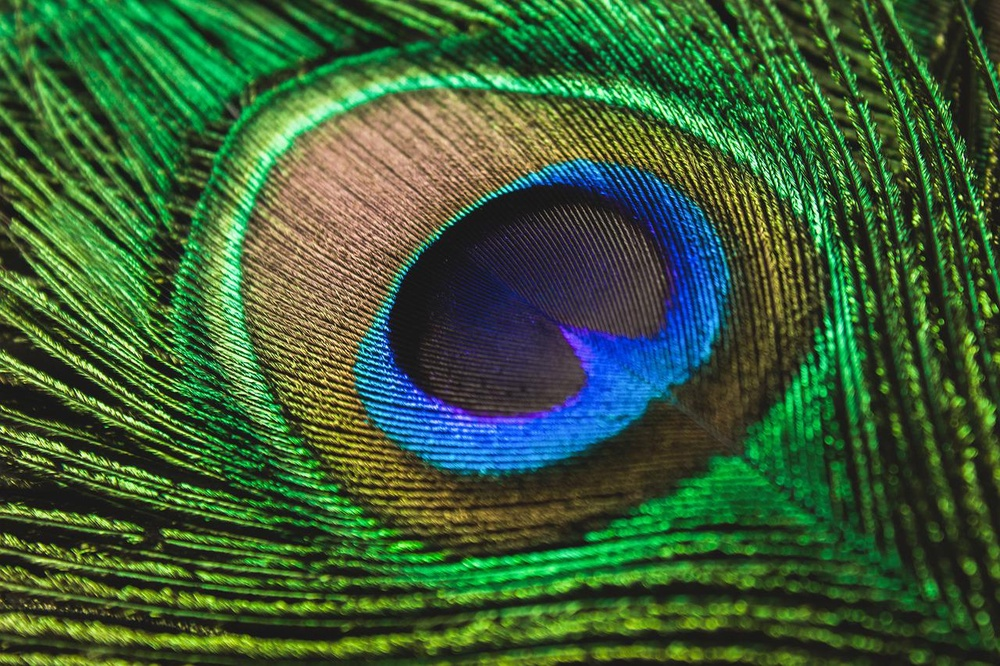
#> input picture DIP_Lab/Assignment-5/pea.jpg, 1000 x 666 px, shrunk from 1280 x 853 before the run, found by its file name
$ python test.py
#> lines starting #> are read from the running program, lines starting #| are printed output that depends on the picture; after the words box and inside, x2 and y2 are one past the last pixel; in counts of white or black regions, pixels touching at a corner belong together
from random import randrange
import matplotlib.pyplot as plt
import cv2
def main():
    img  = plt.imread('G:/4y1s/DIP_Lab/Assignment-5/pea.jpg')
#> img is the input picture: shape (666, 1000, 3); mean R, G, B 58.8, 93, 54.6
    red = img[ :, :, 0]
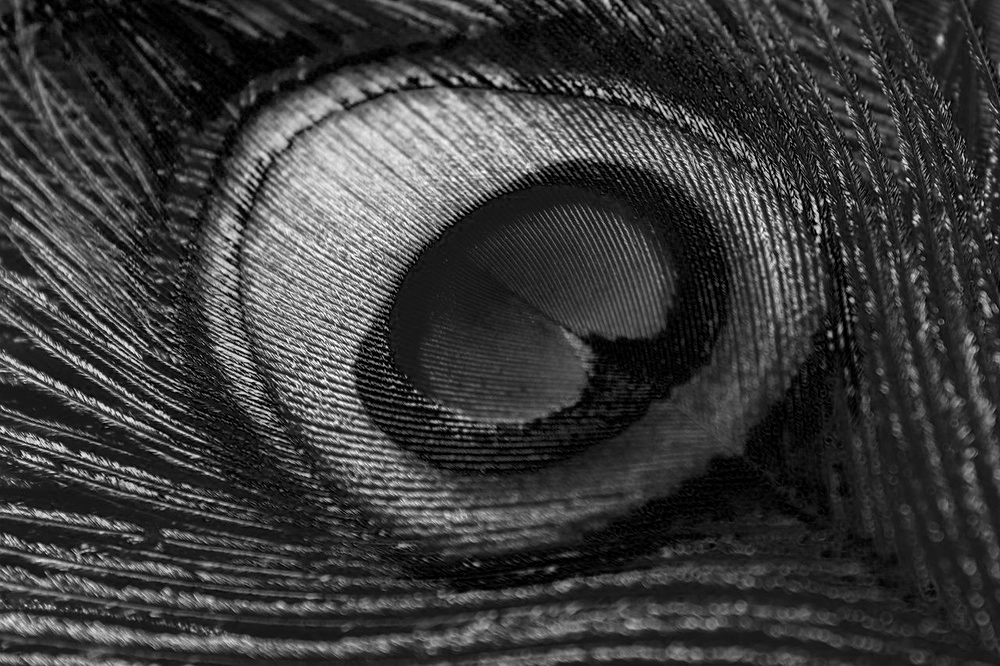
#> red: shape (666, 1000); min 0, max 255, mean 58.8
    green = img[ :, :, 1]
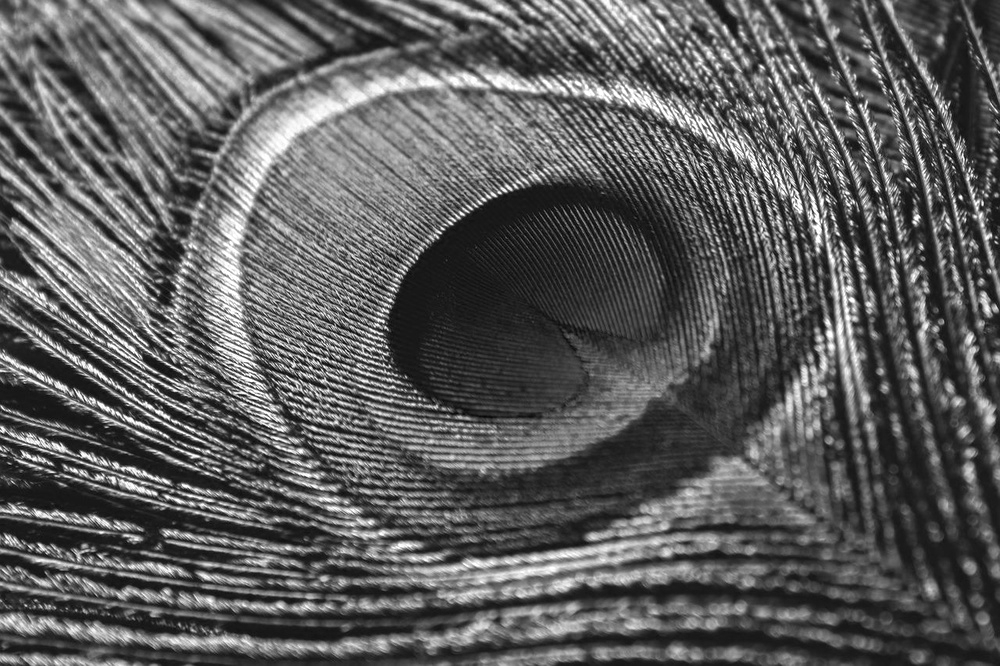
#> green: shape (666, 1000); min 0, max 255, mean 93
    blue = img[ :, :, 2]
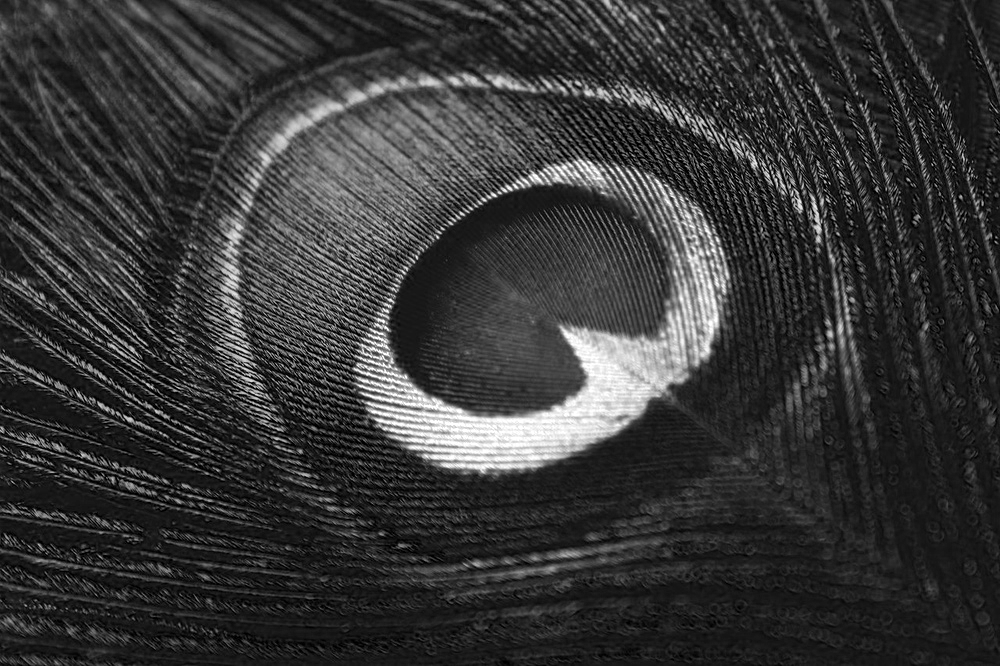
#> blue: shape (666, 1000); min 0, max 255, mean 54.6
    gray = cv2.cvtColor(img, cv2.COLOR_RGB2GRAY)
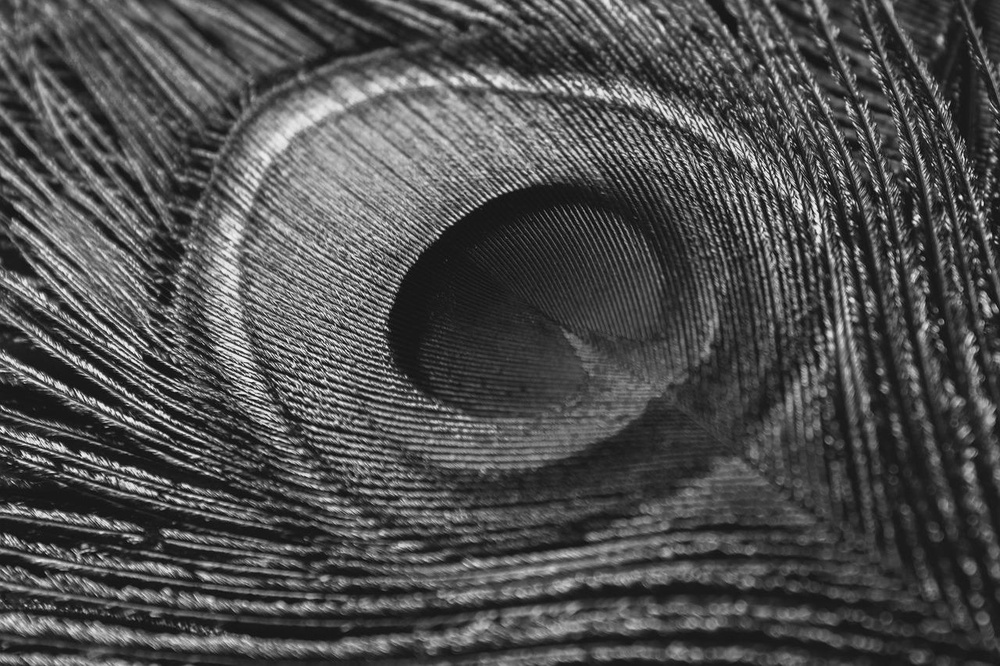
#> gray: shape (666, 1000); min 3, max 251, mean 78.4
    _, binary = cv2.threshold(gray, 50, 255, cv2.THRESH_BINARY)
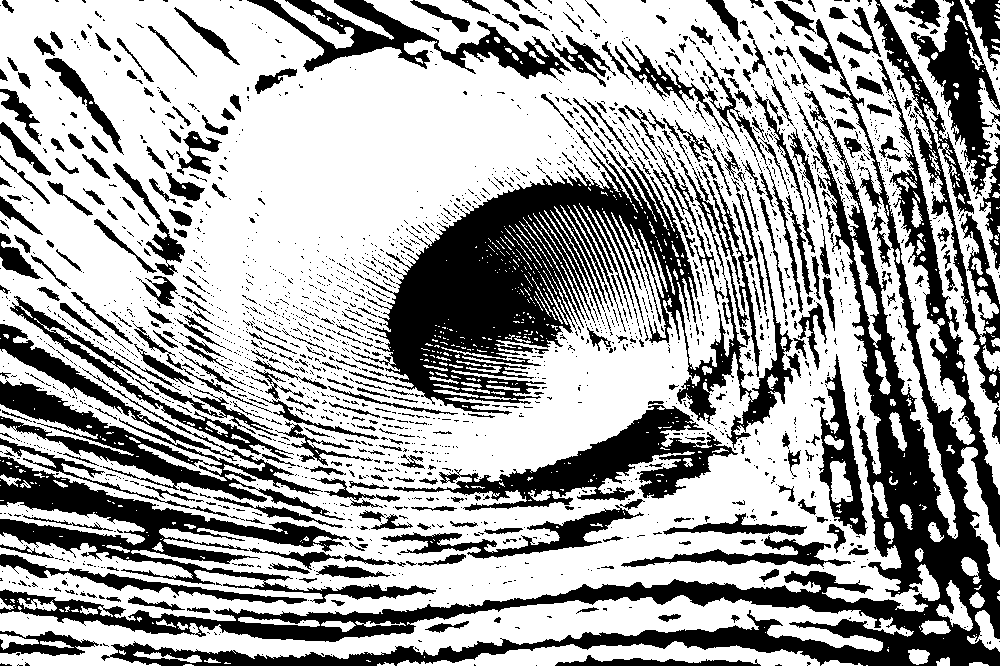
#> binary: shape (666, 1000); 64.7% white; 2276 black regions (1878 under 20 px), largest, box (x1, y1, x2, y2) and area: (0, 19, 1000, 666) 60109, (349, 130, 793, 450) 41526, (0, 456, 436, 604) 13751
    print("Shape of red\n",red.shape, red.max(), red.min())
#| Shape of red
#|  (666, 1000) 255 0
    img_set = [img , gray, red, green, blue, binary]
    title_set = ['Original', 'Gray', 'Red', 'Green', 'Blue', 'Binary']
    plot_image(img_set,title_set)

def plot_image(img_set, title_set):
    n = len(img_set)
#> n = 6
    plt.figure(figsize=(18, 18))
    for i in range(n):
        plt.subplot(2,3,i+1)
        plt.title(title_set[i])
        if len(img_set[i].shape)==3:
            plt.imshow(img_set[i])
        else:
            plt.imshow(img_set[i], cmap='gray')
    plt.figure(figsize=(19,19))
    for i in range(n):
        plt.subplot(3,2,i+1)
        plt.title(title_set[i])
        plt.hist(img_set[i].ravel(), 256,[0, 256])

    plt.show()
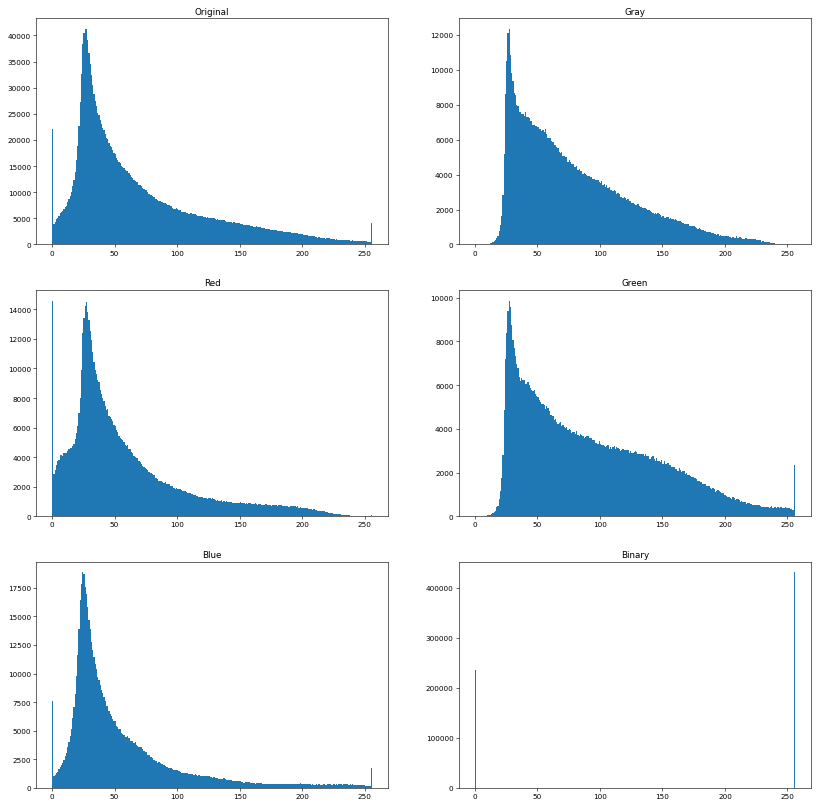
#> figure drawn by matplotlib, 6 panels; panel 1: tallest bar 41268 high, from x = 27 to 28; panel 2: tallest bar 12355 high, from x = 27 to 28; panel 3: tallest bar 14597 high, from x = 0 to 1; panel 4: tallest bar 9864 high, from x = 27 to 28
if __name__ == '__main__':
    main()

$ run again, with DIP_Lab/Assignment-5/img1.jpg copied over DIP_Lab/Assignment-5/pea.jpg
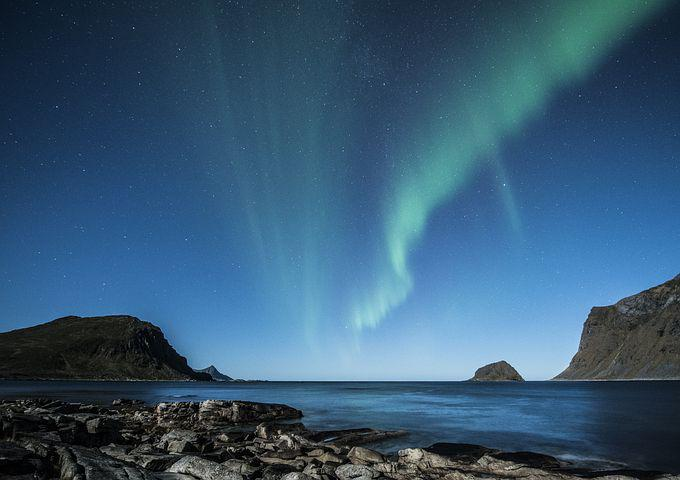
#> input picture DIP_Lab/Assignment-5/img1.jpg, 680 x 480 px, found by its file name
#> in main, img is the input picture: shape (480, 680, 3); mean R, G, B 54.7, 89, 115.9
#> in main, `blue = img[ :, :, 2]`:
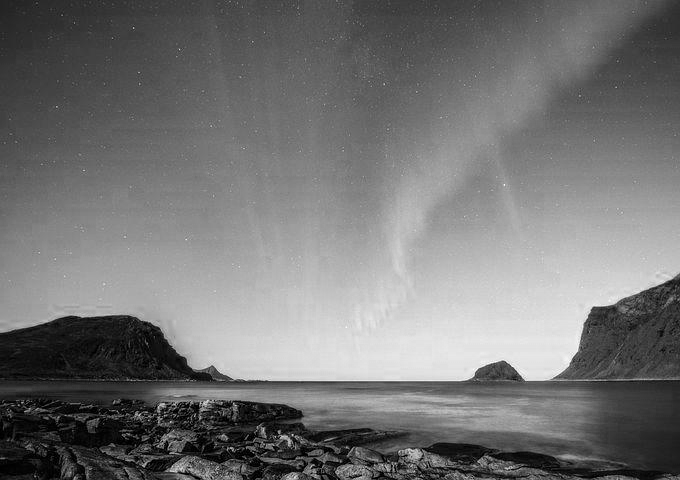
#> blue: shape (480, 680); min 0, max 255, mean 115.9
#> in main, `_, binary = cv2.threshold(gray, 50, 255, cv2.THRESH_BINARY)`:
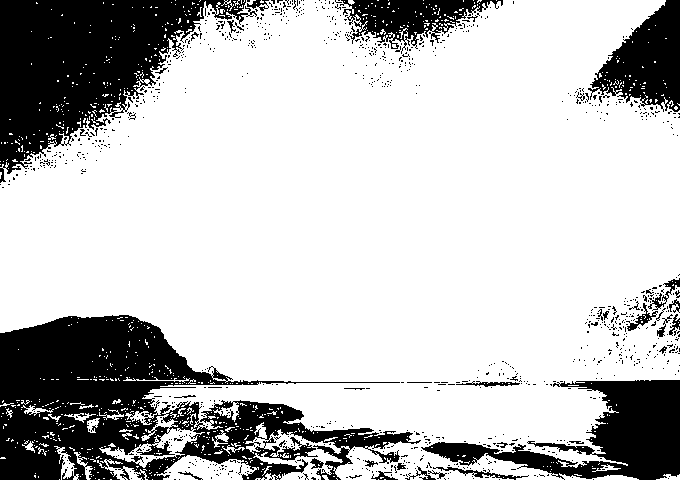
#> binary: shape (480, 680); 75.8% white; 987 black regions (948 under 20 px), largest, box (x1, y1, x2, y2) and area: (0, 315, 421, 480) 31905, (0, 0, 257, 183) 22100, (421, 380, 680, 480) 10542
#| Shape of red
#|  (480, 680) 234 0
#> n = 6

$ run again, with DIP_Lab/Assignment-5/img2.jpg copied over DIP_Lab/Assignment-5/pea.jpg
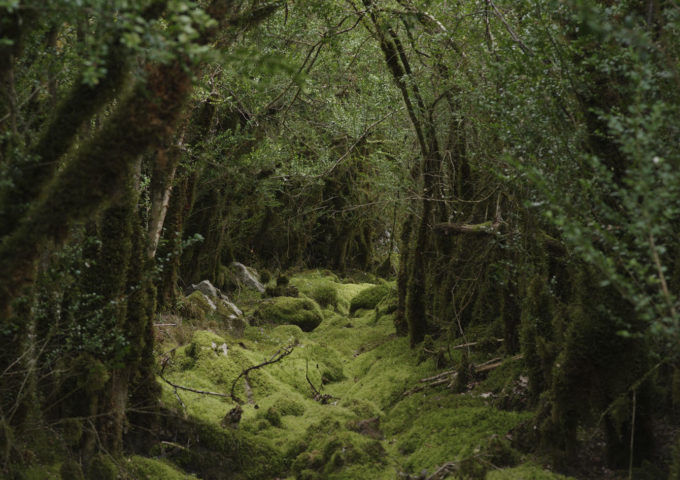
#> input picture DIP_Lab/Assignment-5/img2.jpg, 680 x 480 px, found by its file name
#> in main, img is the input picture: shape (480, 680, 3); mean R, G, B 56.1, 58.5, 33.7
#> in main, `blue = img[ :, :, 2]`:
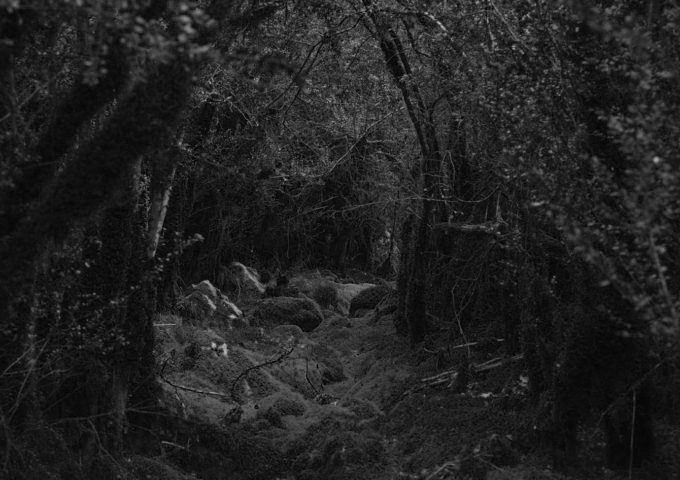
#> blue: shape (480, 680); min 0, max 200, mean 33.7
#> in main, `_, binary = cv2.threshold(gray, 50, 255, cv2.THRESH_BINARY)`:
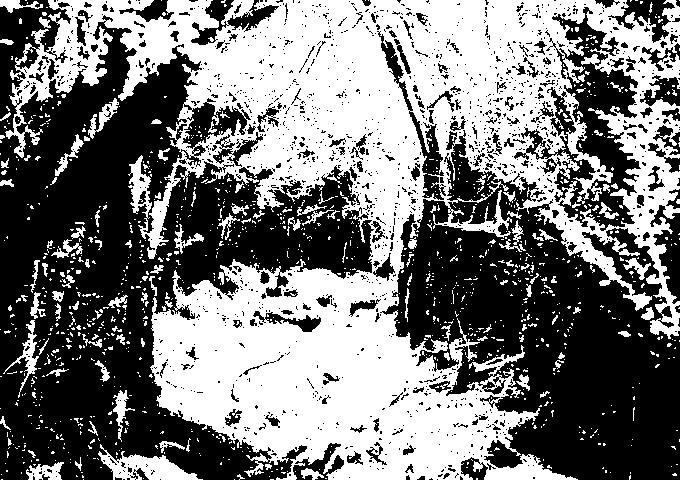
#> binary: shape (480, 680); 47.7% white; 1222 white regions (1104 under 20 px), largest, box (x1, y1, x2, y2) and area: (5, 0, 680, 480) 141282, (98, 444, 203, 480) 1577, (3, 320, 39, 398) 520
#| Shape of red
#|  (480, 680) 223 4
#> n = 6
